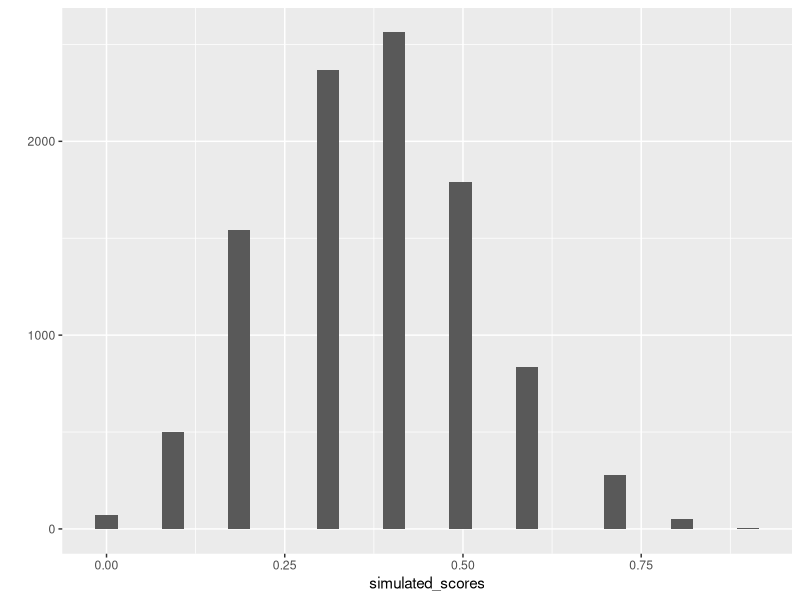

Source code (R):
## ---- chunk 1
knitr::opts_chunk$set(echo = TRUE)
## ---- chunk 2
binom.test(x =30,
           n = 50,
           alternative = "greater")
## ---- chunk 3

binom.test(x=440,
           n=800,
           alternative = "greater")

## ---- chunk 4

rbinom(n= rep(1,10), size = 1, prob = c(.5,.5,.5,.5,.5,.25,.25,.25,.25,.25))

simulated_test <- replicate(10000, rbinom(n= rep(1,10), size = 1, prob = c(.5,.5,.5,.5,.5,.25,.25,.25,.25,.25)))

simulated_scores <- colSums(simulated_test)/10

library(ggplot2)

qplot(simulated_scores)+
  geom_histogram()

length(simulated_scores[simulated_scores > .75])/10000

